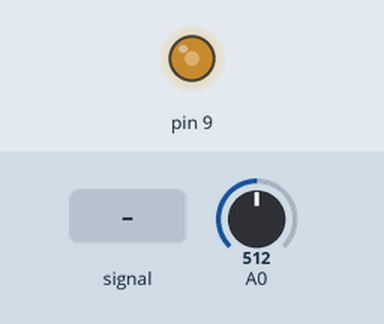
This sketch was run on a simulated Arduino Uno, built with avr-gcc and run on an emulated ATmega328P. Shown: output pins drawn as LEDs (lit = HIGH). The test bench sets the inputs (shaded band); at power-on: A0 = 512.

Above: at 1.2 s.
1.3 s: A0 fed a 200 Hz sine of ±81 counts around its level
Timing chart, 0 to 3.8 s (numbered marks = the images above; inputs shaded):
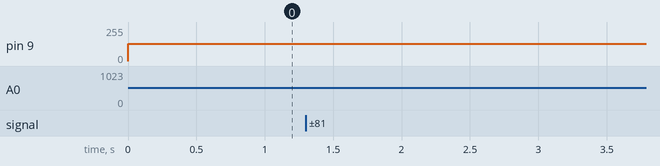

The sketch:

Q1_1.ino
```cpp
#include <TimerOne.h>

void setup() {
  Timer1.initialize(32); //Initialize timer with a period of 32 us
  Timer1.pwm(9,0); // Use pin 9 for PWM
}

void loop() {
  if (isTime()){
    Timer1.setPwmDuty(9,analogRead(0)); //Sets the duty cycle to the analog value on pin 0
  }
}

bool isTime(){ //Checks if 300 us elapsed since the last call
  static unsigned long t0=0;
  static unsigned long t1=0;
  t1 = micros();
  bool res = (t1-t0)>300;
  if(res){
    t0 = t1;
  }
  return res;
}
```
